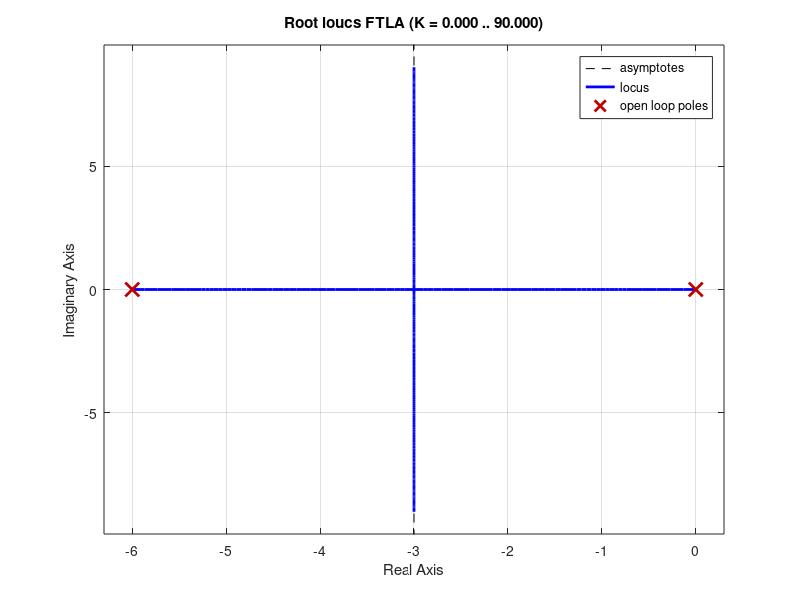

Write the MATLAB code that produced this figure.
% en PC/Para_rendir
%% Ejercicio diseño controlador
clc 
num = 1;
den = [1 6 0];
Gp = tf(num, den);

kp = 1;
Gc = tf(kp);

FTLA = Gp * Gc

figure(1)
    rlocus(FTLA)
